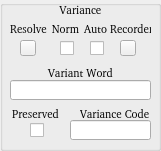
   <widget class="QGroupBox" name="ResolutiongroupBox">
    <property name="geometry">
     <rect>
      <x>590</x>
      <y>320</y>
      <width>161</width>
      <height>151</height>
     </rect>
    </property>
    <property name="font">
     <font>
      <family>FROMVS [MAXR]</family>
      <pointsize>8</pointsize>
      <weight>50</weight>
      <italic>false</italic>
      <bold>false</bold>
     </font>
    </property>
    <property name="title">
     <string/>
    </property>
    <property name="alignment">
     <set>Qt::AlignCenter</set>
    </property>
    <widget class="QCheckBox" name="PreservedCkBox">
     <property name="geometry">
      <rect>
       <x>30</x>
       <y>120</y>
       <width>16</width>
       <height>21</height>
      </rect>
     </property>
     <property name="font">
      <font>
       <family>FROMVS [MAXR]</family>
       <pointsize>8</pointsize>
       <weight>50</weight>
       <italic>false</italic>
       <bold>false</bold>
      </font>
     </property>
     <property name="toolTip">
      <string>Check to preserve</string>
     </property>
     <property name="text">
      <string/>
     </property>
     <property name="checkable">
      <bool>false</bool>
     </property>
    </widget>
    <widget class="QLabel" name="VarianceCodeLabel">
     <property name="geometry">
      <rect>
       <x>80</x>
       <y>100</y>
       <width>71</width>
       <height>21</height>
      </rect>
     </property>
     <property name="font">
      <font>
       <family>FROMVS [MAXR]</family>
       <pointsize>8</pointsize>
       <weight>50</weight>
       <italic>false</italic>
       <bold>false</bold>
      </font>
     </property>
     <property name="text">
      <string>Variance Code</string>
     </property>
     <property name="alignment">
      <set>Qt::AlignBottom|Qt::AlignLeading|Qt::AlignLeft</set>
     </property>
    </widget>
    <widget class="QLabel" name="Preservedchapterlabel">
     <property name="geometry">
      <rect>
       <x>10</x>
       <y>100</y>
       <width>51</width>
       <height>21</height>
      </rect>
     </property>
     <property name="font">
      <font>
       <family>FROMVS [MAXR]</family>
       <pointsize>8</pointsize>
       <weight>50</weight>
       <italic>false</italic>
       <bold>false</bold>
      </font>
     </property>
     <property name="toolTip">
      <string>Preserved</string>
     </property>
     <property name="text">
      <string>Preserved</string>
     </property>
     <property name="alignment">
      <set>Qt::AlignBottom|Qt::AlignHCenter</set>
     </property>
    </widget>
    <widget class="QLabel" name="VarWordlabel">
     <property name="geometry">
      <rect>
       <x>30</x>
       <y>60</y>
       <width>101</width>
       <height>20</height>
      </rect>
     </property>
     <property name="font">
      <font>
       <family>FROMVS [MAXR]</family>
       <pointsize>8</pointsize>
       <weight>50</weight>
       <italic>false</italic>
       <bold>false</bold>
      </font>
     </property>
     <property name="toolTip">
      <string>Variant word</string>
     </property>
     <property name="text">
      <string>Variant Word</string>
     </property>
     <property name="alignment">
      <set>Qt::AlignBottom|Qt::AlignHCenter</set>
     </property>
    </widget>
    <widget class="QLabel" name="VarianceGrouplabel">
     <property name="geometry">
      <rect>
       <x>40</x>
       <y>0</y>
       <width>81</width>
       <height>20</height>
      </rect>
     </property>
     <property name="font">
      <font>
       <family>FROMVS [MAXR]</family>
       <pointsize>8</pointsize>
       <weight>50</weight>
       <italic>false</italic>
       <bold>false</bold>
      </font>
     </property>
     <property name="toolTip">
      <string>OCR Language Group</string>
     </property>
     <property name="text">
      <string>Variance</string>
     </property>
     <property name="alignment">
      <set>Qt::AlignCenter</set>
     </property>
    </widget>
    <widget class="QPushButton" name="Resolvebutton">
     <property name="geometry">
      <rect>
       <x>20</x>
       <y>40</y>
       <width>16</width>
       <height>16</height>
      </rect>
     </property>
     <property name="font">
      <font>
       <family>FROMVS [MAXR]</family>
       <pointsize>8</pointsize>
       <weight>50</weight>
       <italic>false</italic>
       <bold>false</bold>
      </font>
     </property>
     <property name="toolTip">
      <string>Synchronize to selected verse</string>
     </property>
     <property name="text">
      <string/>
     </property>
     <property name="icon">
      <iconset resource="../UI_Icons.qrc">
       <normaloff>:/Icons/Icons/tick.png</normaloff>:/Icons/Icons/tick.png</iconset>
     </property>
    </widget>
    <widget class="QLabel" name="Resolvelabel">
     <property name="geometry">
      <rect>
       <x>10</x>
       <y>20</y>
       <width>41</width>
       <height>16</height>
      </rect>
     </property>
     <property name="text">
      <string>Resolve</string>
     </property>
     <property name="alignment">
      <set>Qt::AlignBottom|Qt::AlignLeading|Qt::AlignLeft</set>
     </property>
    </widget>
    <widget class="QLineEdit" name="VariantWordlineEdit">
     <property name="geometry">
      <rect>
       <x>10</x>
       <y>80</y>
       <width>141</width>
       <height>20</height>
      </rect>
     </property>
     <property name="readOnly">
      <bool>true</bool>
     </property>
    </widget>
    <widget class="QLineEdit" name="VarianceCodelineEdit">
     <property name="geometry">
      <rect>
       <x>70</x>
       <y>120</y>
       <width>81</width>
       <height>20</height>
      </rect>
     </property>
     <property name="readOnly">
      <bool>true</bool>
     </property>
    </widget>
    <widget class="QLabel" name="Recorderlabel">
     <property name="geometry">
      <rect>
       <x>110</x>
       <y>20</y>
       <width>41</width>
       <height>16</height>
      </rect>
     </property>
     <property name="text">
      <string>Recorder</string>
     </property>
     <property name="alignment">
      <set>Qt::AlignBottom|Qt::AlignLeading|Qt::AlignLeft</set>
     </property>
    </widget>
    <widget class="QPushButton" name="Recorderbutton">
     <property name="geometry">
      <rect>
       <x>120</x>
       <y>40</y>
       <width>16</width>
       <height>16</height>
      </rect>
     </property>
     <property name="font">
      <font>
       <family>FROMVS [MAXR]</family>
       <pointsize>8</pointsize>
       <weight>50</weight>
       <italic>false</italic>
       <bold>false</bold>
      </font>
     </property>
     <property name="toolTip">
      <string>Synchronize to selected verse</string>
     </property>
     <property name="text">
      <string/>
     </property>
     <property name="icon">
      <iconset resource="../UI_Icons.qrc">
       <normaloff>:/Icons/Icons/record.png</normaloff>:/Icons/Icons/record.png</iconset>
     </property>
    </widget>
    <widget class="QCheckBox" name="NormcheckBox">
     <property name="geometry">
      <rect>
       <x>60</x>
       <y>40</y>
       <width>16</width>
       <height>16</height>
      </rect>
     </property>
     <property name="toolTip">
      <string>Normalized</string>
     </property>
     <property name="text">
      <string/>
     </property>
     <property name="checkable">
      <bool>true</bool>
     </property>
     <property name="checked">
      <bool>false</bool>
     </property>
    </widget>
    <widget class="QLabel" name="Normlabel">
     <property name="geometry">
      <rect>
       <x>50</x>
       <y>20</y>
       <width>31</width>
       <height>16</height>
      </rect>
     </property>
     <property name="text">
      <string>Norm</string>
     </property>
     <property name="alignment">
      <set>Qt::AlignBottom|Qt::AlignHCenter</set>
     </property>
    </widget>
    <widget class="QCheckBox" name="AutocheckBox">
     <property name="geometry">
      <rect>
       <x>90</x>
       <y>40</y>
       <width>16</width>
       <height>16</height>
      </rect>
     </property>
     <property name="toolTip">
      <string>Normalized</string>
     </property>
     <property name="text">
      <string/>
     </property>
     <property name="checkable">
      <bool>true</bool>
     </property>
     <property name="checked">
      <bool>false</bool>
     </property>
    </widget>
    <widget class="QLabel" name="Normlabel_2">
     <property name="geometry">
      <rect>
       <x>80</x>
       <y>20</y>
       <width>31</width>
       <height>16</height>
      </rect>
     </property>
     <property name="text">
      <string>Auto</string>
     </property>
     <property name="alignment">
      <set>Qt::AlignBottom|Qt::AlignHCenter</set>
     </property>
    </widget>
   </widget>
